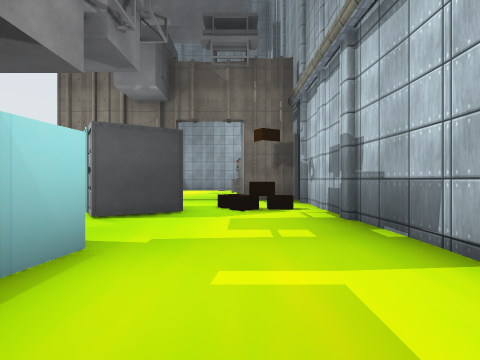
[1] (above)

19 first-person views from a walk through a 3-D level made in the Unity game engine. The camera is 1.2 m above the floor, looks level and sees 80° across. The floor is counted in squares, 2 m on a side. Each view is taken from the middle of a square. On the plan, view 1 faces up. The plan holds only what a view shows up to about 9 squares ahead; the rest is blank. The place goes on beyond the plan. The player is left out. Some surface patterns are stand-ins.

[2]
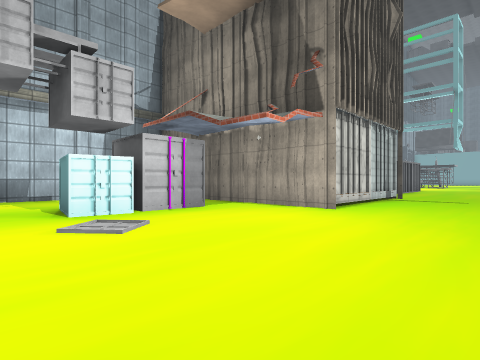

[3]
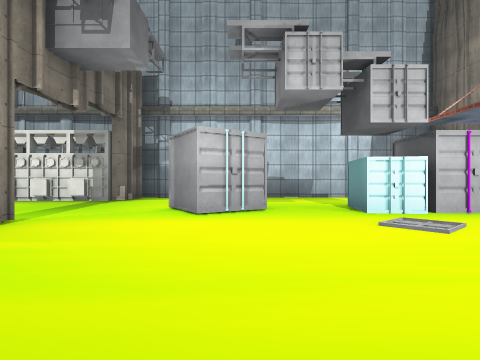

[4]
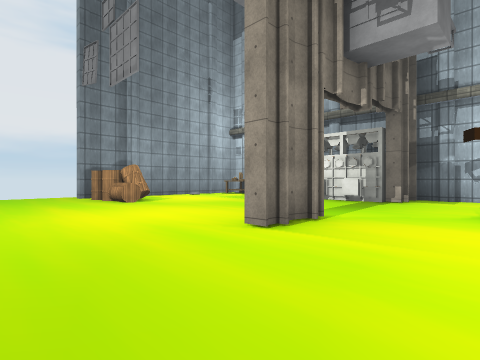

[5]
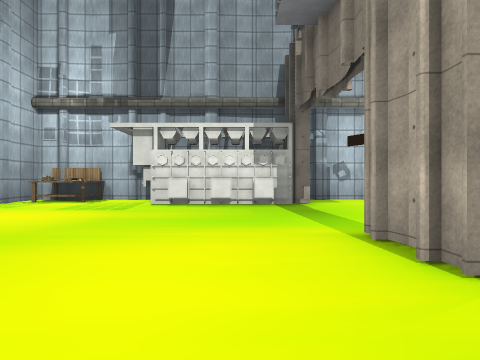

[6]
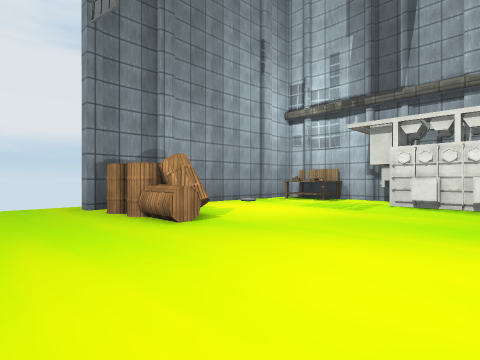

[7]
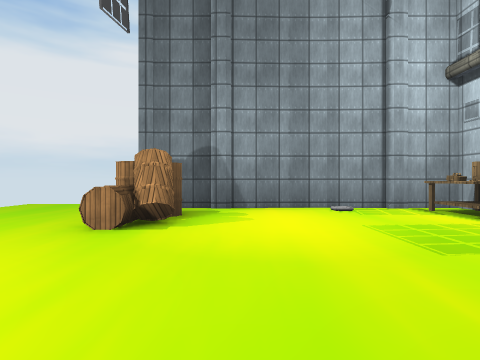

[8]
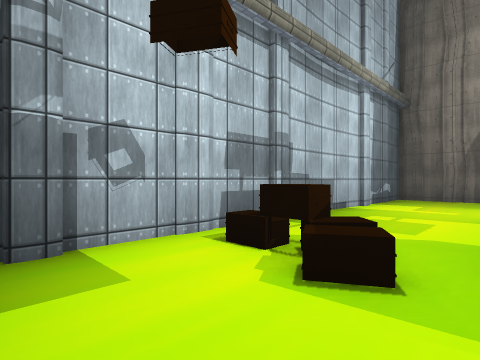

[9]
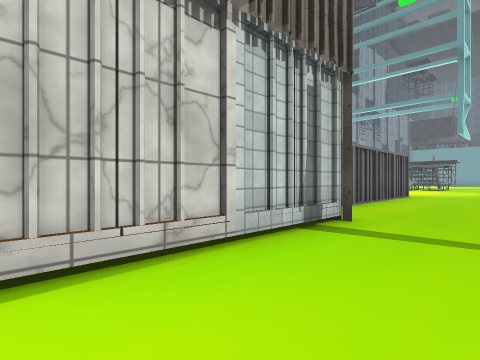

[10]
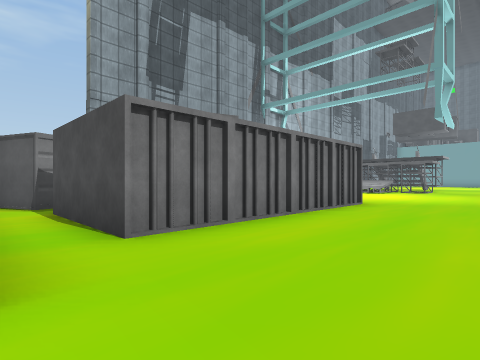

[11]
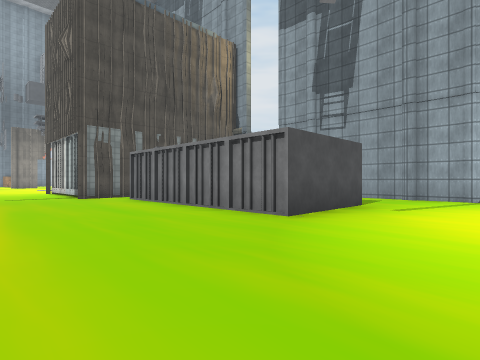

[12]
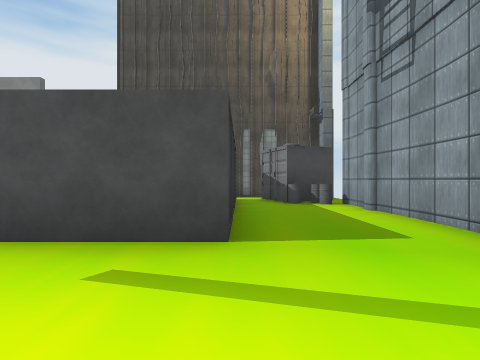

[13]
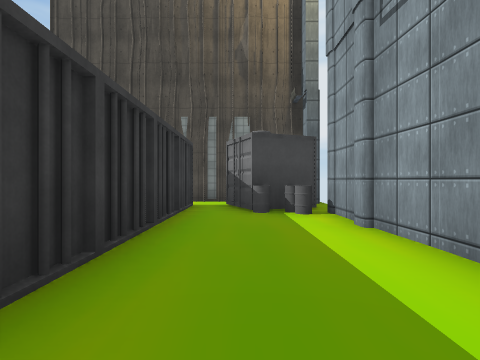

[14]
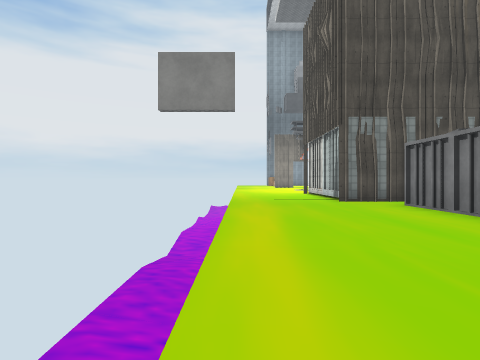

[15]
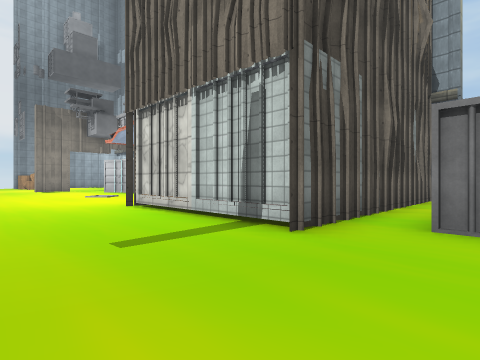

[16]
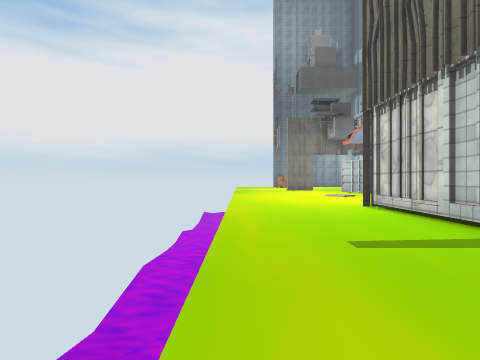

[17]
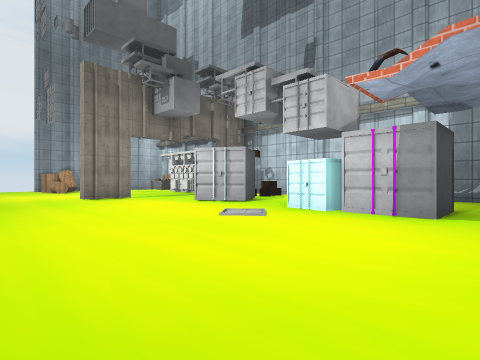

[18]
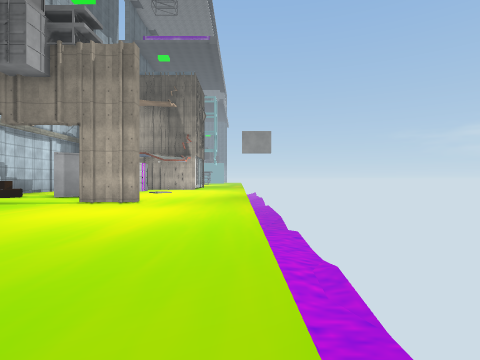

[19]
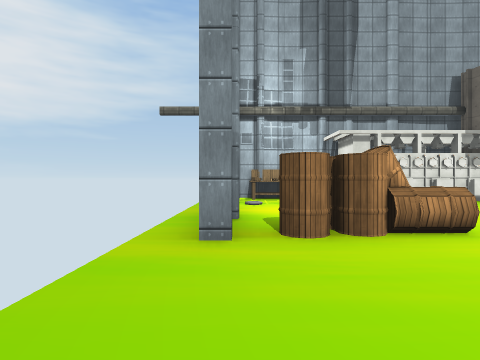

### Floor plan
Key: @ floor where view 1 was taken; # wall or solid block; . floor; v drop or lower ground; B box; C container; A barrel; T table.
Columns run from 9 left of view 1 to 2 right of it. Each row starts with its distance up from view 1.
 17  ........
 16  ...########
 15  ...AA....T#
 14  ...AA.....#
 13  ..........#
 12  ........###
 11 v........#
 10 v........#
  9 v........###
  8 v...##.....#
  7 v..........#
  6  .....##.BB#
  5  ......C...#
  4  ..........#
  3  ..........#
  2  .....CC...#
  1 v.....C#...#
  0 v......#.@.#
 -1 v..........#
 -2 v...########
 -3 v...#
 -4  ...#
 -5 v...#
 -6 v...#######
 -7 v........###
 -8 v....#  CC##
 -9 v....#  #AA#
-10  ....C  ...#
-11  ....#  C..#
-12  ....## #..#
-13  ....C###..#
-14  ..........#
-15  ..........#
-16  ...... .

Positions as (right, up) in squares from view 1, and headings:
1: (0, 0), facing up
2: (-8, 4), facing down-right
3: (-8, 5), facing right
4: (-8, 6), facing up-right
5: (-7, 10), facing right
6: (-7, 10), facing up-right
7: (-3, 10), facing up
8: (-1, 8), facing down-right
9: (-7, -2), facing down-right
10: (-7, -6), facing down-right
11: (-8, -16), facing up-right
12: (-1, -16), facing up
13: (0, -14), facing up
14: (-8, -14), facing up
15: (-8, -8), facing up-right
16: (-8, -8), facing up
17: (-8, -1), facing up-right
18: (-8, 16), facing down
19: (-8, 16), facing right
